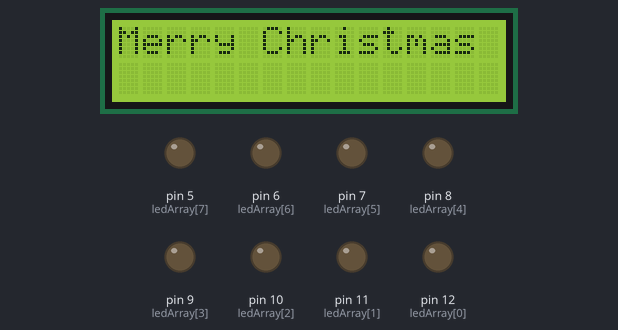
Recording of a sketch running on a simulated Arduino Mega 2560, built with avr-gcc and run on an emulated ATmega2560. On the bench: 16×2 character LCD, output pins drawn as LEDs (lit = HIGH).

Above: at 1.6 s.
At 3.7 s:
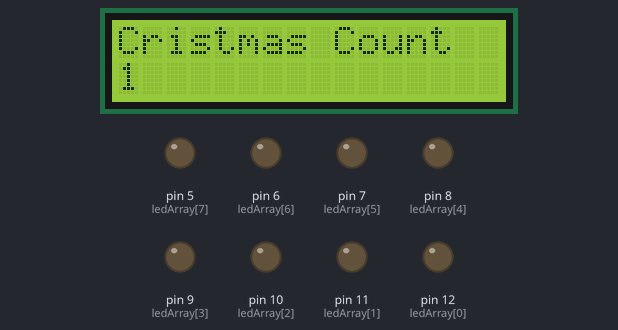
At 12.5 s:
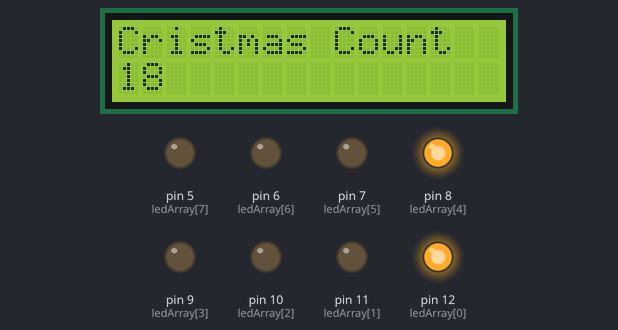
At 21.3 s:
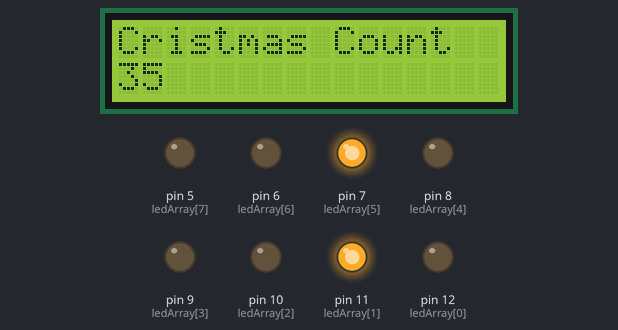
At 30.1 s:
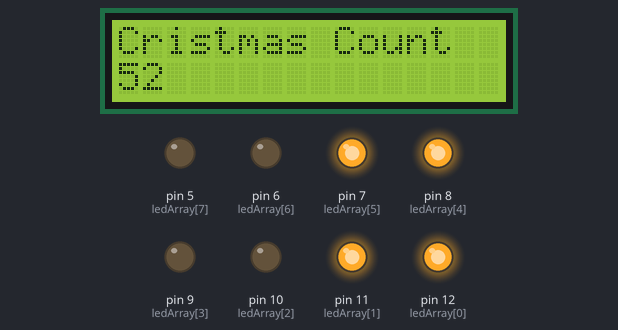
At 39.4 s:
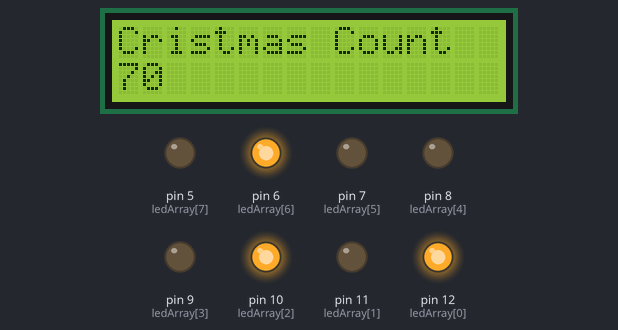
Timing chart, 0 to 40.0 s (numbered marks = the images above):
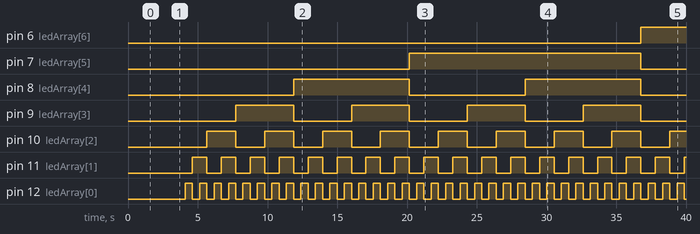

The sketch:

ArduinoChristmasTree.ino
```cpp
/* Arduino Christmas Tree
16 character 2 line I2C Display
Backpack Interface labelled "YwRobot Arduino LCM1602 IIC V1"
GND - GND
VCC - 5V
SDA - ANALOG Pin 4
SCL - ANALOG pin 5
On most Arduino boards, SDA (data line) is on analog input pin 4, and SCL (clock line) is on analog input pin 5. On the Arduino Mega, SDA is digital pin 20 and SCL is 21.
NOTE: The Blue Potentiometer (Photo) adjusts Contrast. If you don't see any characters, adjust it. Start clockwise and back down to where the characters are bright and the background does not have boxes behind the characters.

/*-----( Import needed libraries )-----*/
#include <Wire.h>  // Comes with Arduino IDE
#include <LiquidCrystal_I2C.h>

LiquidCrystal_I2C lcd(0x27, 2, 1, 0, 4, 5, 6, 7, 3, POSITIVE);  // Set the LCD I2C address

/*-----( Declare Variables )-----*/
int count=1;
//LED Pin Variables
const int ledArray[] = { 12, 11, 10, 9, 8, 7, 6, 5}; // This is the variable where you declare the LED pin-out in the order you're connecting it
byte ledData=0; // This is the actual number that's going to be displayed. Byte is used since only 8 LEDs are used. After 255 it overflows back to 0.
unsigned int timerRef, timerNow; // These are the time tracking variables. For better understanding check out arduino.cc's BlinkWithoutDelay
const unsigned int waitms = 500; // This is the delay in milliseconds
int diffms; // Time difference in milliseconds
int ledNo = 8; // Total number of LEDs being used

/*
 * setup() - this function runs once when you turn your Arduino on
 * We the three control pins to outputs
 */

void setup()   /*----( SETUP: RUNS ONCE )----*/
{
   // Here we initialize all the LED pins to output and start our 'clock' timer
      for(int i=0; i < ledNo; i++)
      {
              pinMode(ledArray[i], OUTPUT);
      }
      timerRef = millis();


//LCD Set Up
lcd.begin(16,2);   // initialize the lcd for 16 chars 2 lines, turn on backlight

// ------- Quick 3 blinks of LCD backlight  -------------
  for(int i = 0; i< 3; i++)
  {
    lcd.backlight();
    delay(250);
    lcd.noBacklight();
    delay(250);
  }
  lcd.backlight(); // finish with backlight on

//-------- Write Intro characters on the display ------------------
// NOTE: Cursor Position: (CHAR, LINE) start at 0
lcd.setCursor(0,0); //Start at character 0 on line 0
lcd.print("Merry Christmas");
delay(2000);

}/*--(end setup )---*/


void loop()   /*----( LOOP: RUNS CONSTANTLY )----*/
{
  timerNow = millis();
      diffms = timerNow - timerRef;
      diffms = abs(diffms);
      /* The Loop() runs as fast as possible, and at every point that it runs I check if enough time has elapsed between the previous
     execution of the if statement below using the handy millis(). The if statement below gets tested all the time, but since most
     of the time it's false, the program simply continues without processing statements inside the if-block */
      if(diffms >= waitms)
      {


              setLED(ledData);
              ledData = ledData + 1;
              timerRef = millis();
              lcd.clear();

      }
 lcd.print("Cristmas Count");
 lcd.setCursor(0,1);
 lcd.print(ledData);
delay (500);
}

void setLED(byte number)
{
      int bitOutput;
      for(int i = 0; i < 8; i++) //Although I've directly used the number '8' the more correct way would be to use sizeof(number) in case you want a generic solution
      {
              bitOutput = number & 1;
              digitalWrite(ledArray[i], bitOutput);
              number=number>>1;
      }
}


/* ( THE END ) */
```

Measured:
- by itself, pin 6 (ledArray[6]): LOW → HIGH at 36.8 s
- by itself, pin 7 (ledArray[5]): LOW → HIGH at 20.2 s, → LOW 16.6 s later
- by itself, pin 8 (ledArray[4]): alternates HIGH for 8.3 s and LOW for 8.3 s
- by itself, pin 9 (ledArray[3]): alternates HIGH for 4.1 s and LOW for 4.1 s
- by itself, pin 10 (ledArray[2]): alternates HIGH for 2.1 s and LOW for 2.1 s
- by itself, pin 11 (ledArray[1]): alternates HIGH for 1.0 s and LOW for 1.0 s
- by itself, pin 12 (ledArray[0]): alternates HIGH for 0.52 s and LOW for 0.52 s
